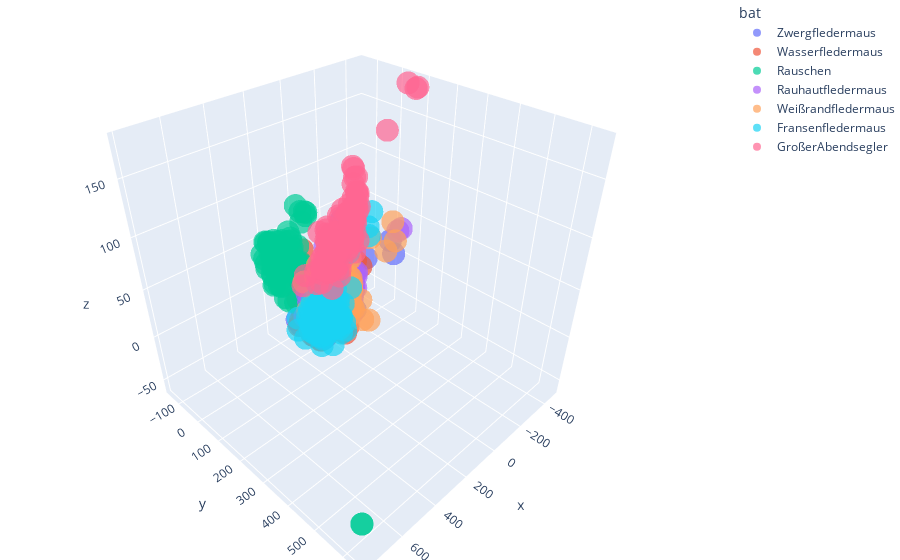

Write notebook code for a chart like this one.
### Markdown cell above
##### Plot 3D PCA inklusive Rauschen

### Code cell
import plotly.express as px
df = px.data.iris()
fig = px.scatter_3d(reduced_data_3D, x='x', y='y', z='z', color='bat', 
                    opacity=0.7)
fig.update_layout(margin=dict(l=0, r=0, b=0, t=0))
fig.show()
